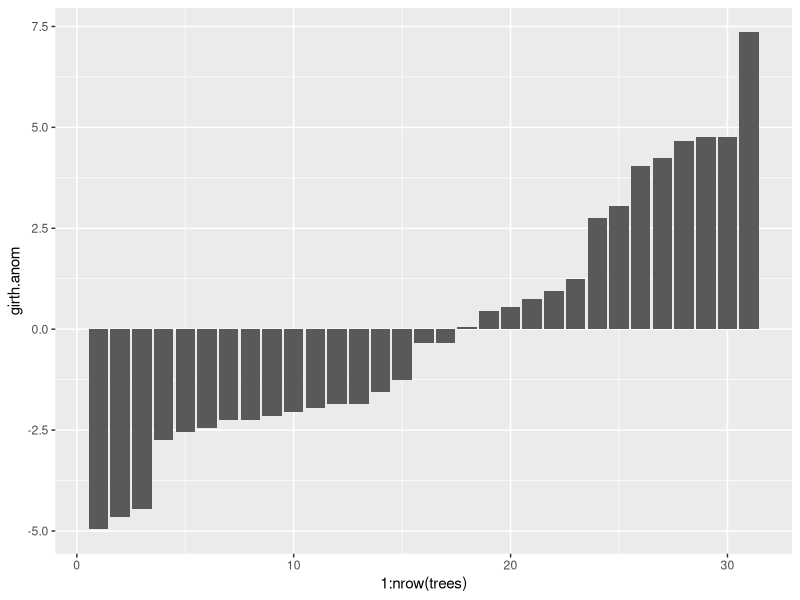
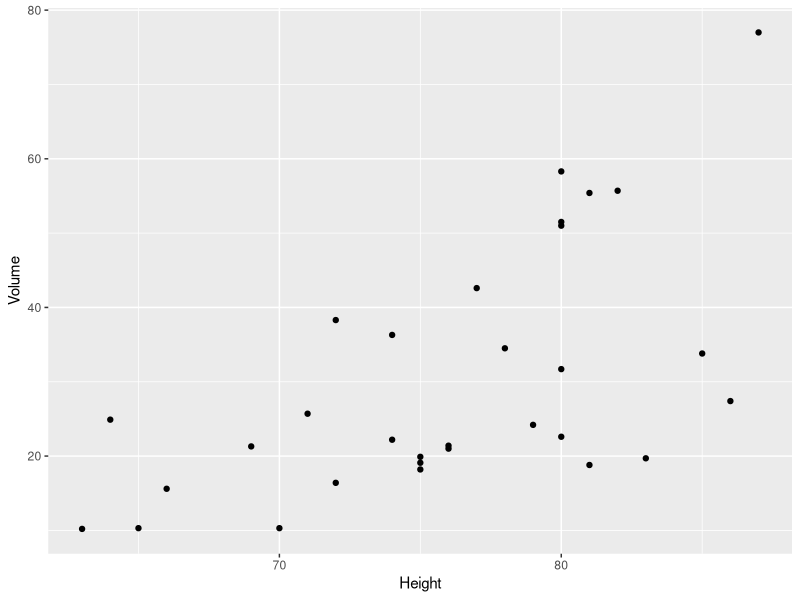
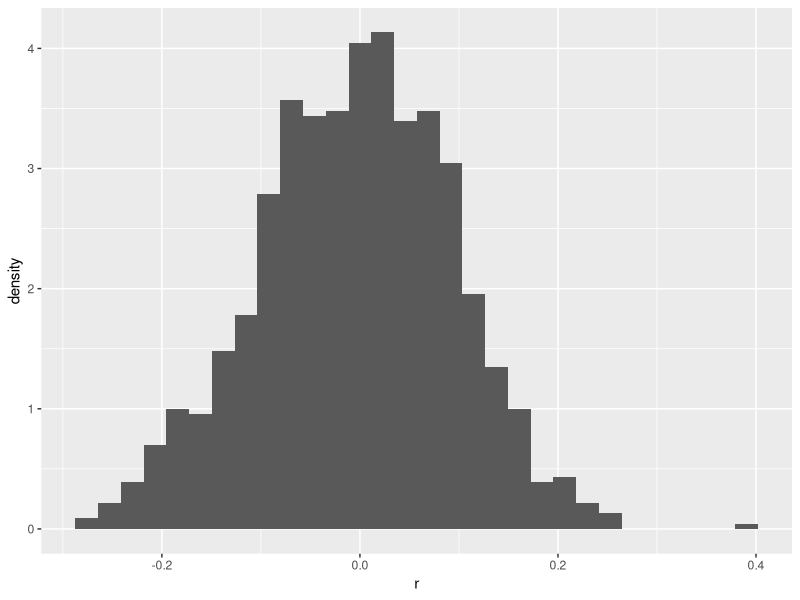
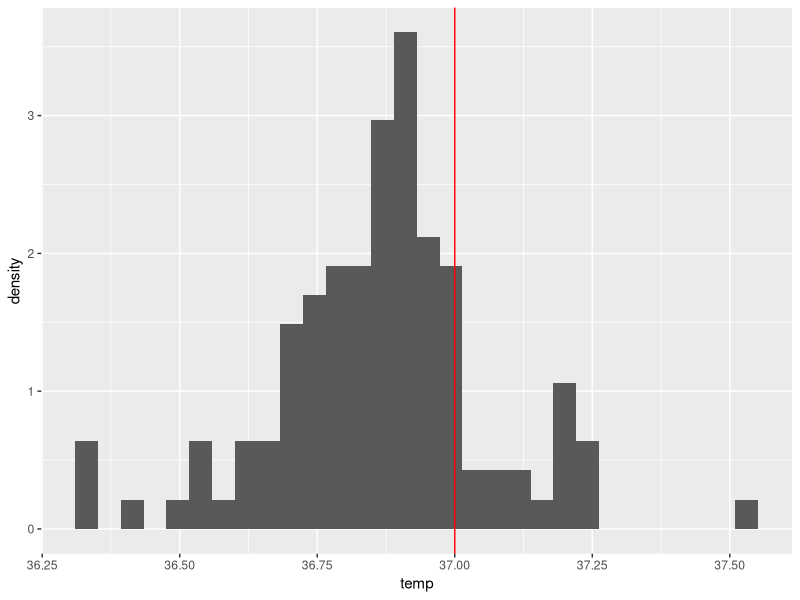
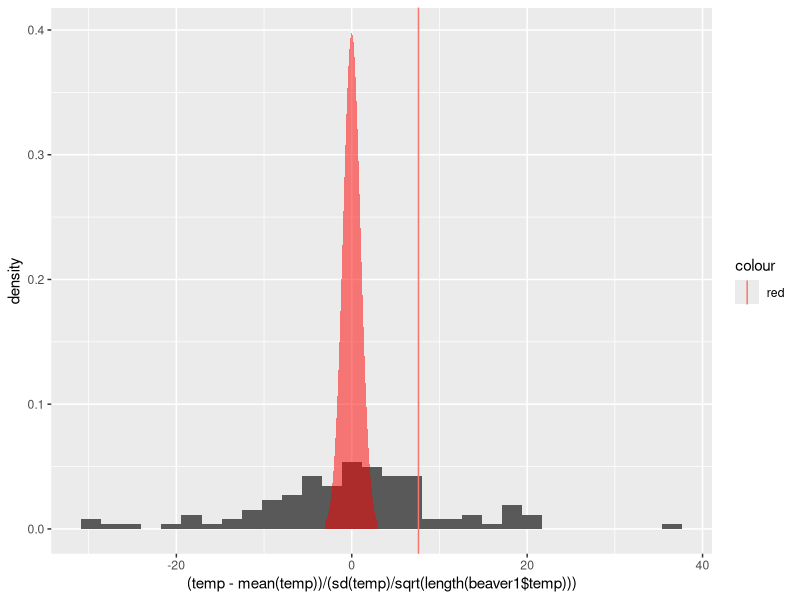
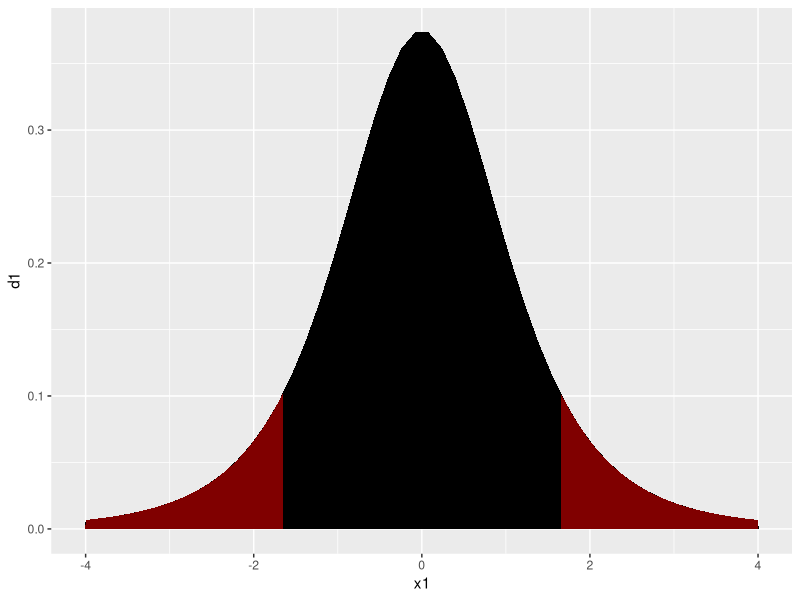

These charts were generated, in order, by the following R code:
## ---- chunk 1
head(trees)
## ---- chunk 2
girthAnom = trees[,1]-mean(trees[,1])
girthVar = t(girthAnom)%*%girthAnom / (length(girthAnom)-1)
print(girthVar)
#check it
var(trees[,1])
## ---- chunk 3
library(ggplot2)
mean.girth = mean(trees$Girth)
trees = trees
trees$girth.anom = trees$Girth-mean.girth
head(trees)
ggplot(trees,aes(x=1:nrow(trees),y=girth.anom))+geom_bar(stat="identity")

## ---- chunk 4
ggplot(trees,aes(x=Height, y=Volume)) + geom_point() 
## ---- chunk 5
height.anom = trees$Height - mean(trees$Height)
volume.anom = trees$Volume - mean(trees$Volume)
covarianceHV = t(height.anom) %*% volume.anom / (length(trees$Volume)-1)
print(covarianceHV)
#check it 
cov(trees$Height,trees$Volume)

## ---- chunk 6
girth.anom = trees$Girth - mean(trees$Girth)
volume.anom = trees$Volume - mean(trees$Volume)
covarianceGV = t(girth.anom) %*% volume.anom / (length(trees$Volume)-1)
print(covarianceGV)
#check it
cov(girth.anom,volume.anom)

## ---- chunk 7
maxCovHV = sqrt(t(height.anom)%*%height.anom / (length(height.anom)-1) * t(volume.anom)%*%(volume.anom) / (length(height.anom)-1))
maxCovGV =  sqrt(t(girth.anom)%*%girth.anom / (length(height.anom)-1) * t(volume.anom)%*%(volume.anom)  / (length(height.anom)-1))

rhoHV = covarianceHV/maxCovHV
rhoGV = covarianceGV/maxCovGV

print(rhoHV)
print(rhoGV)
## ---- chunk 8
print(cor(trees$Height,trees$Volume))
print(cor(trees$Girth,trees$Volume))

## ---- chunk 9
r=c()#Initialize a spot for our random calculations to go
for(i in 1:1000){#lets do this a thousand times
  rd1 = rnorm(100)#simulate data each time through the loop
  rd2 = rnorm(100)#twice
  r[i] = cor(rd1,rd2)#correlate and store the values
}
#now let's plot it
ggplot()+geom_histogram(aes(x=r,y=..density..)) #Let's look at my favorite plot


## ---- chunk 10
#Lets take a look at our observations
ggplot(beaver1)+geom_histogram(aes(x=temp,y=..density..))+geom_vline(xintercept = 37,color="red")
## ---- chunk 11
#Lets take a look at our observations
myplot = ggplot(beaver1)+geom_histogram(aes(x=(temp-mean(temp))/(sd(temp)/sqrt(length(beaver1$temp))),y=..density..))+geom_vline(aes(xintercept = (37-mean(beaver1$temp))/(sd(beaver1$temp)/sqrt(length(beaver1$temp))),color="red"))
#and let's add a tdistribution
td = dt(seq(-3,3,by=.1),df=length(beaver1$temp)-2)
ndf = data.frame(x=seq(-3,3,by=.1),y=td)

myplot+geom_area(data=ndf,aes(x=x,y=y),fill="red",alpha=0.5)

## ---- chunk 12
Tstat = (37-mean(beaver1$temp))/(sd(beaver1$temp)/sqrt(length(beaver1$temp)))
print(Tstat)
## ---- chunk 13
pval = pt(Tstat,df = length(beaver1$temp)-2)
print(pval)
## ---- chunk 14
tstatHi = 0.03/(sd(beaver1$temp)/sqrt(length(beaver1$temp)))
tstatLo = -0.03/(sd(beaver1$temp)/sqrt(length(beaver1$temp)))

x1 = seq(-4,4,length.out = 50)
d1 = dt(x1,df=length(beaver1-2))
x2 = seq(tstatHi,4,length.out = 50)
d2 = dt(x2,df=length(beaver1-2))
x3 = seq(-4,tstatLo,length.out = 50)
d3 = dt(x3,df=length(beaver1-2))

plotdf = data.frame(x1,x2,x3,d1,d2,d3)
ggplot(plotdf)+geom_area(aes(x1,d1),fill = "black")+geom_area(aes(x2,d2),fill="red",alpha=0.5)+geom_area(aes(x3,d3),fill="red",alpha=0.5)
## ---- chunk 15
pt(tstatLo,df=length(beaver1$temp))*2
## ---- chunk 16
x=tstatHi#x can be positive or negative now!

pt(-abs(x),df=length(beaver1$temp))*2

## ---- chunk 17
awesome = function(vec){
  out = list()#initialize my list
  out$mean = mean(vec)#calculate and store the mean
  out$sd = sd(vec)#again for sd
  out$input = vec#and store the vector.
  
  return(out)
}


my.out = awesome(rnorm(100)) #let's try with 100 random datapoints
print(my.out$mean)
print(my.out$input)



